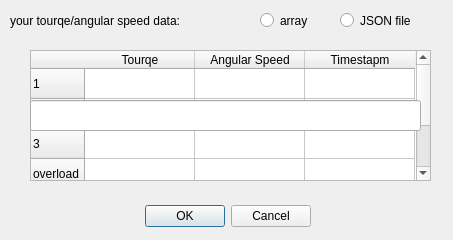
<?xml version="1.0" encoding="UTF-8"?>
<ui version="4.0">
 <class>Dialog</class>
 <widget class="QDialog" name="Dialog">
  <property name="geometry">
   <rect>
    <x>0</x>
    <y>0</y>
    <width>453</width>
    <height>240</height>
   </rect>
  </property>
  <property name="windowTitle">
   <string>Dialog</string>
  </property>
  <widget class="QDialogButtonBox" name="buttonBox">
   <property name="geometry">
    <rect>
     <x>10</x>
     <y>200</y>
     <width>301</width>
     <height>32</height>
    </rect>
   </property>
   <property name="orientation">
    <enum>Qt::Horizontal</enum>
   </property>
   <property name="standardButtons">
    <set>QDialogButtonBox::Cancel|QDialogButtonBox::Ok</set>
   </property>
  </widget>
  <widget class="QRadioButton" name="array_s">
   <property name="geometry">
    <rect>
     <x>260</x>
     <y>0</y>
     <width>61</width>
     <height>41</height>
    </rect>
   </property>
   <property name="text">
    <string>array</string>
   </property>
  </widget>
  <widget class="QRadioButton" name="json_s">
   <property name="geometry">
    <rect>
     <x>340</x>
     <y>0</y>
     <width>91</width>
     <height>41</height>
    </rect>
   </property>
   <property name="text">
    <string>JSON file</string>
   </property>
  </widget>
  <widget class="QLabel" name="label">
   <property name="geometry">
    <rect>
     <x>10</x>
     <y>10</y>
     <width>221</width>
     <height>21</height>
    </rect>
   </property>
   <property name="text">
    <string>your tourqe/angular speed data:</string>
   </property>
  </widget>
  <widget class="QTableWidget" name="dataTable">
   <property name="geometry">
    <rect>
     <x>30</x>
     <y>50</y>
     <width>401</width>
     <height>131</height>
    </rect>
   </property>
   <property name="lineWidth">
    <number>1</number>
   </property>
   <attribute name="horizontalHeaderDefaultSectionSize">
    <number>110</number>
   </attribute>
   <row>
    <property name="text">
     <string>1</string>
    </property>
   </row>
   <row>
    <property name="text">
     <string>2</string>
    </property>
   </row>
   <row>
    <property name="text">
     <string>3</string>
    </property>
   </row>
   <row>
    <property name="text">
     <string>overload</string>
    </property>
   </row>
   <row>
    <property name="text">
     <string>Dwell</string>
    </property>
   </row>
   <column>
    <property name="text">
     <string>Tourqe</string>
    </property>
   </column>
   <column>
    <property name="text">
     <string>Angular Speed</string>
    </property>
   </column>
   <column>
    <property name="text">
     <string>Timestapm</string>
    </property>
   </column>
  </widget>
  <widget class="QLineEdit" name="file_path">
   <property name="enabled">
    <bool>true</bool>
   </property>
   <property name="geometry">
    <rect>
     <x>30</x>
     <y>100</y>
     <width>391</width>
     <height>31</height>
    </rect>
   </property>
   <property name="frame">
    <bool>true</bool>
   </property>
   <property name="clearButtonEnabled">
    <bool>false</bool>
   </property>
  </widget>
 </widget>
 <resources/>
 <connections>
  <connection>
   <sender>buttonBox</sender>
   <signal>accepted()</signal>
   <receiver>Dialog</receiver>
   <slot>accept()</slot>
   <hints>
    <hint type="sourcelabel">
     <x>248</x>
     <y>254</y>
    </hint>
    <hint type="destinationlabel">
     <x>157</x>
     <y>274</y>
    </hint>
   </hints>
  </connection>
  <connection>
   <sender>buttonBox</sender>
   <signal>rejected()</signal>
   <receiver>Dialog</receiver>
   <slot>reject()</slot>
   <hints>
    <hint type="sourcelabel">
     <x>316</x>
     <y>260</y>
    </hint>
    <hint type="destinationlabel">
     <x>286</x>
     <y>274</y>
    </hint>
   </hints>
  </connection>
 </connections>
</ui>
